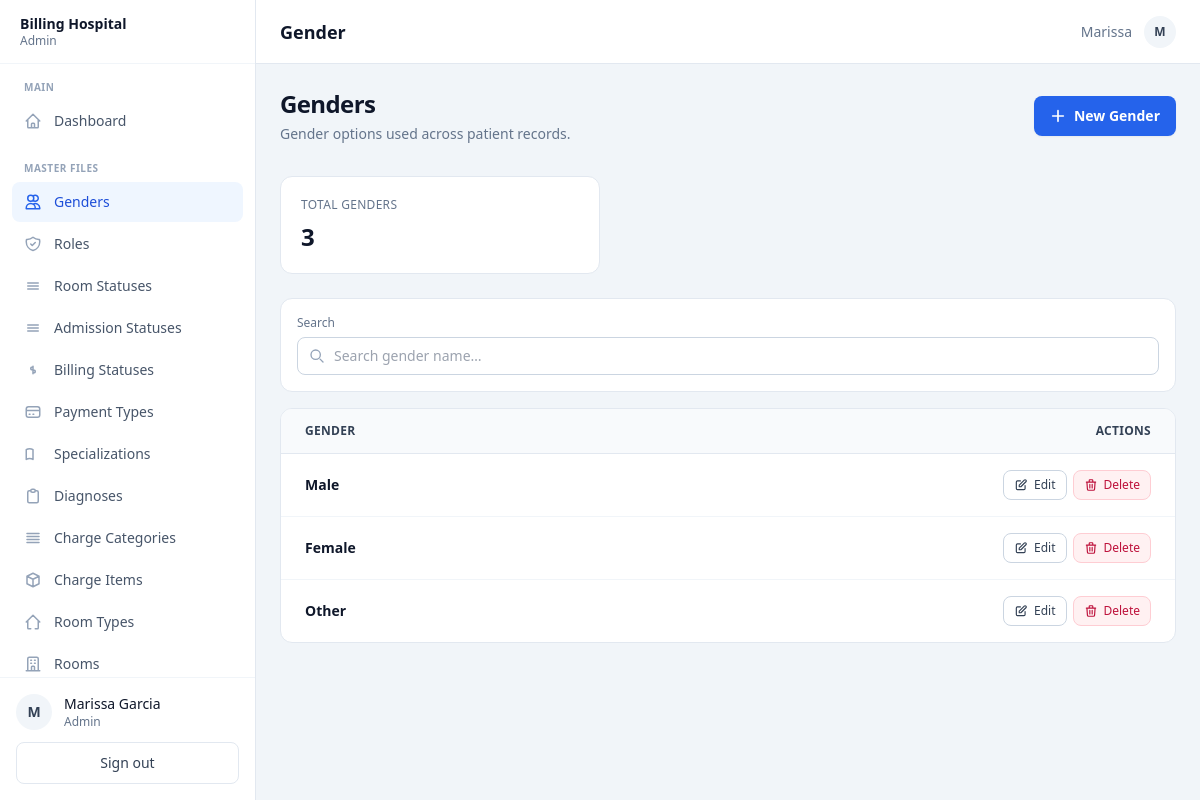
Screenshot of /index.php?page=gender (signed in) with the database file from the repository.
### tables this page shows
CREATE TABLE `gender` (
  `gender_id` int(11) NOT NULL,
  `gender_name` varchar(50) NOT NULL
);

### index.php (called while the page is built, shortened)
<?php
$currentUser = $_SESSION['user'];
$roleId      = (int)$currentUser['role_id'];
$layout = match ($roleId) {
    1 => 'admin',
    2 => 'doctor',
    3 => 'nurse',
    4 => 'cashier',
    default => 'admin',
};
require __DIR__ . '/views/layouts/' . $layout . '.php';

### controllers/GenderController.php (called while the page is built, shortened)
<?php
class GenderController
{
    private PDO $pdo;
    public function __construct(PDO $pdo) { $this->pdo = $pdo; }
    public function getAll(): array
    {
        return $this->pdo->query(
            'SELECT gender_id, gender_name
             FROM `gender`
             ORDER BY gender_id'
        )->fetchAll();
    }
}

### views/admin/gender.php (the view, shortened to what this page needs)
<?php
require_once __DIR__ . '/../../controllers/GenderController.php';
$genders = (new GenderController($pdo))->getAll();
$totalGenders = count($genders);
?>
<div class="mb-8 flex flex-col sm:flex-row sm:items-center sm:justify-between gap-4">
    <div>
        <h1 class="text-2xl font-bold text-slate-900 tracking-tight">Genders</h1>
        <p class="mt-1 text-sm text-slate-500">Gender options used across patient records.</p>
    </div>
    <button type="button" id="openCreateBtn"
            class="inline-flex items-center justify-center gap-2 rounded-lg bg-blue-600 px-4 py-2.5 text-sm font-semibold text-white shadow-sm hover:bg-blue-700">
        <svg class="w-4 h-4" fill="none" viewBox="0 0 24 24" stroke="currentColor" stroke-width="2.5">
            <path stroke-linecap="round" stroke-linejoin="round" d="M12 4v16m8-8H4"/>
        </svg>
        New Gender
    </button>
</div>
<div class="bg-white rounded-xl border border-slate-200 p-5 mb-6 max-w-xs">
    <p class="text-xs font-medium text-slate-500 uppercase tracking-wide">Total Genders</p>
    <p class="mt-2 text-2xl font-bold text-slate-900"><?= $totalGenders ?></p>
</div>
<div class="bg-white rounded-xl border border-slate-200 p-4 mb-4">
    <div class="flex flex-col sm:flex-row sm:items-end gap-3">
        <div class="flex-1">
            <label class="block text-xs font-medium text-slate-500 mb-1.5">Search</label>
            <div class="relative">
                <input type="text" id="filterSearch" placeholder="Search gender name…"
                       class="w-full rounded-lg border border-slate-300 pl-9 pr-3 py-2 text-sm
                              focus:outline-none focus:ring-2 focus:ring-blue-500 focus:border-blue-500">
            </div>
        </div>
    </div>
</div>
<div class="bg-white rounded-xl border border-slate-200 overflow-hidden">
    <div class="overflow-x-auto">
        <table class="min-w-full text-sm">
            <thead class="bg-slate-50 border-b border-slate-200">
                <tr>
                    <th class="text-left px-6 py-3.5 font-semibold text-slate-700 text-xs uppercase tracking-wide">Gender</th>
                    <th class="text-right px-6 py-3.5 font-semibold text-slate-700 text-xs uppercase tracking-wide">Actions</th>
                </tr>
            </thead>
            <tbody class="divide-y divide-slate-100">
                <?php foreach ($genders as $g): ?>
                    <tr class="hover:bg-slate-50 gender-row"
                        data-search="<?= htmlspecialchars(strtolower($g['gender_name'])) ?>">
                        <td class="px-6 py-4">
                            <p class="font-semibold text-slate-900"><?= htmlspecialchars($g['gender_name']) ?></p>
                        </td>
                        <td class="px-6 py-4 text-right whitespace-nowrap">
                            <div class="inline-flex items-center gap-1.5">
                                <button type="button"
                                        class="edit-btn inline-flex items-center gap-1.5 rounded-lg border border-slate-300 bg-white px-2.5 py-1.5 text-xs font-medium text-slate-700 hover:bg-slate-50 hover:border-slate-400"
                                        data-gender='<?= htmlspecialchars(json_encode($g), ENT_QUOTES, "UTF-8") ?>'>
                                    <svg class="w-3.5 h-3.5" fill="none" viewBox="0 0 24 24" stroke="currentColor" stroke-width="2">
                                        <path stroke-linecap="round" stroke-linejoin="round" d="M11 5H6a2 2 0 00-2 2v11a2 2 0 002 2h11a2 2 0 002-2v-5m-1.414-9.414a2 2 0 112.828 2.828L11.828 15H9v-2.828l8.586-8.586z"/>
                                    </svg>
                                    Edit
                                </button>
                                <button type="button"
                                        class="delete-btn inline-flex items-center gap-1.5 rounded-lg border border-rose-200 bg-rose-50 px-2.5 py-1.5 text-xs font-medium text-rose-700 hover:bg-rose-100 hover:border-rose-300"
                                        data-gender-id="<?= (int)$g['gender_id'] ?>"
                                        data-gender-name="<?= htmlspecialchars($g['gender_name']) ?>">
                                    <svg class="w-3.5 h-3.5" fill="none" viewBox="0 0 24 24" stroke="currentColor" stroke-width="2">
                                        <path stroke-linecap="round" stroke-linejoin="round" d="M19 7l-.867 12.142A2 2 0 0116.138 21H7.862a2 2 0 01-1.995-1.858L5 7m5 4v6m4-6v6m1-10V4a1 1 0 00-1-1h-4a1 1 0 00-1 1v3M4 7h16"/>
                                    </svg>
                                    Delete
                                </button>
                            </div>
                        </td>
                    </tr>
                <?php endforeach; ?>
            </tbody>
        </table>
    </div>
</div>

### rows the page displays
gender: gender_name "Male"
gender: gender_name "Female"
gender: gender_name "Other"

### other values shown
$currentUser['role_name'] "Admin"
$sectionName "MAIN"
$item['label'] "Dashboard"
$sectionName "MASTER FILES"
$item['label'] "Genders"
$item['label'] "Roles"
$item['label'] "Room Statuses"
$item['label'] "Admission Statuses"
$item['label'] "Billing Statuses"
$item['label'] "Payment Types"
$item['label'] "Specializations"
$item['label'] "Diagnoses"
$item['label'] "Charge Categories"
$item['label'] "Charge Items"
$item['label'] "Room Types"
